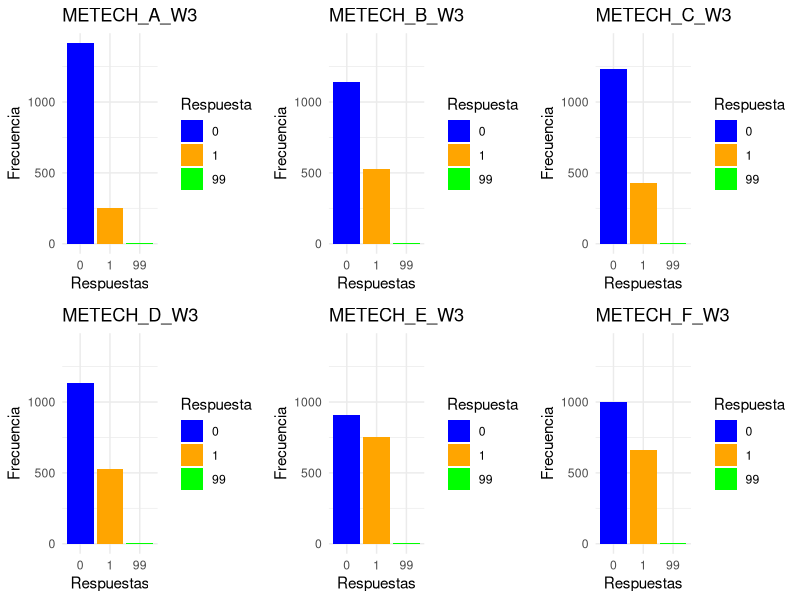

Here is the R script that generated this plot:
library(haven)

# Leer el archivo .sav y convertirlo en un data frame
#ruta_archivo <- "C:/Users/Usuario/Desktop/Datos A. Trends Panel/American-Trends-Panel-Wave-3-May-5-May-27/W3_May14/ATP W3.sav"#"ruta/del/archivo.sav"  # Cambia esto por la ruta real de tu archivo

ATP_W3 <- read_sav("B - Surveys Data/Datos A. Trends Panel/American-Trends-Panel-Wave-3-May-5-May-27/W3_May14/ATP W3.sav") # Leer el archivo como tibble
ATP_W3_df <- as.data.frame(ATP_W3)        # Convertir a data frame (opcional si prefieres este formato)

library(openxlsx)  # For writing Excel files

# Extract labels
labels <- sapply(ATP_W3_df, function(x) attr(x, "label"))
labels[is.na(labels)] <- ""

# Convert the entire dataframe to character type
ATP_W3_df <- data.frame(lapply(ATP_W3_df, as.character), stringsAsFactors = FALSE)

# Add the labels as the first row
ATP_W3_df_2 <- rbind(labels, ATP_W3_df)

# Optionally, reset row names to avoid confusion
rownames(ATP_W3_df_2) <- NULL

# Write to Excel
write.xlsx(ATP_W3_df_2, file = "B - Surveys Data/Datos A. Trends Panel/ATP_W3.xlsx", rowNames = FALSE)
write.csv(ATP_W3_df_2, file = "B - Surveys Data/Datos A. Trends Panel/ATP_W3.csv", row.names = FALSE)


# Ver las primeras filas del data frame
head(ATP_W3)
head(ATP_W3_df)

# Calcular frecuencias y graficar las columnas seleccionadas
library(ggplot2)
library(gridExtra)

# Lista de columnas a graficar
columnas <- c("METECH_A_W3", "METECH_B_W3", "METECH_C_W3", 
              "METECH_D_W3", "METECH_E_W3", "METECH_F_W3")

# Calcular frecuencias para cada columna
frecuencias <- lapply(columnas, function(col) {
  table(factor(ATP_W3_df[[col]], levels = c(0, 1, 99)))
})

# Encontrar el valor máximo entre todas las frecuencias
max_y <- max(sapply(frecuencias, max))

# Crear los gráficos individuales
graficos <- lapply(1:length(columnas), function(i) {
  col <- columnas[i]
  frec <- as.data.frame(frecuencias[[i]])
  colnames(frec) <- c("Respuesta", "Frecuencia")
  
  ggplot(frec, aes(x = Respuesta, y = Frecuencia, fill = Respuesta)) +
    geom_bar(stat = "identity") +
    scale_fill_manual(values = c("blue", "orange", "green")) +
    labs(title = col, x = "Respuestas", y = "Frecuencia") +
    ylim(0, max_y) +
    theme_minimal()
})

# Organizar los gráficos en un layout de 2 filas y 3 columnas
grid.arrange(grobs = graficos, nrow = 2)

############

delta_q = 1/6

# Descripciones de cada columna. 'early - st'
descripciones <- c(
  1 * delta_q, #"Usually try new products before others do",
  6 * delta_q, #"Prefer my tried and trusted brands",
  3 * delta_q, #"Like being able to tell others about new brands and products I have tried",
  2 * delta_q, #"Like the variety of trying new products",
  5 * delta_q, #"Feel more comfortable using familiar brands and products",
  4 * delta_q #"Wait until I hear about others’ experiences before I try new products"
)

# Crear un data frame para almacenar los resultados
resultados <- data.frame(
  Columna = columnas,
  Descripcion = descripciones,
  Total_Respuestas_0_1 = numeric(length(columnas)),
  Porcentaje_Respuestas_1 = numeric(length(columnas))
)

# Calcular los valores para cada columna
for (i in seq_along(columnas)) {
  col <- columnas[i]
  
  # Frecuencias de la columna
  frec <- table(factor(ATP_W3_df[[col]], levels = c(0, 1, 99)))
  
  # Sumar respuestas 0 y 1
  total_0_1 <- sum(frec[c("0", "1")])
  
  # Porcentaje de respuestas 1 con respecto al total de respuestas (0 + 1)
  porcentaje_1 <- (frec["1"] / total_0_1) * 100
  
  # Guardar resultados en el data frame
  resultados$Total_Respuestas_0_1[i] <- total_0_1
  resultados$Porcentaje_Respuestas_1[i] <- porcentaje_1
}

# Mostrar los resultados
print(resultados)

# Calcular la suma total de respuestas 1 en todas las columnas
suma_respuestas_1 <- sum(ATP_W3_df[columnas] == 1, na.rm = TRUE)

# Mostrar el resultado
print(suma_respuestas_1)
